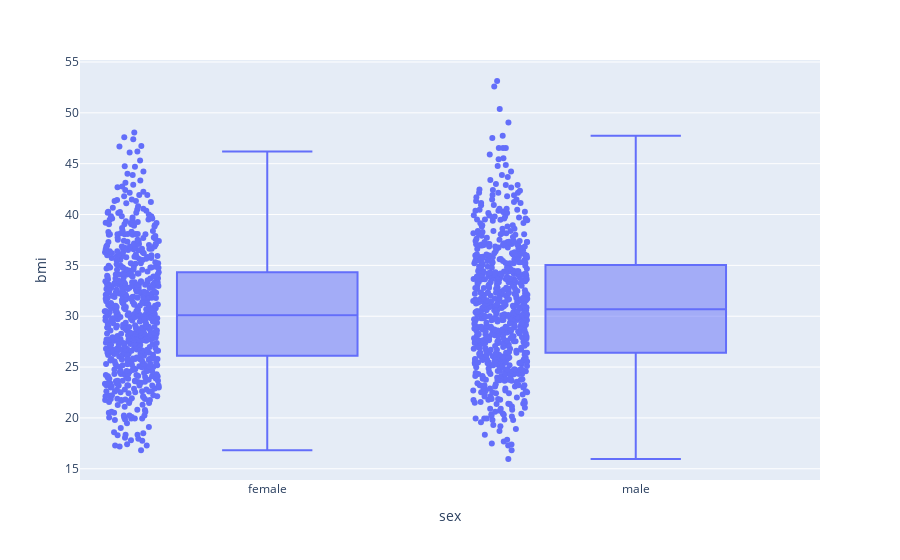

The notebook cell this image was saved under:
### Code cell
fig = px.box(data, x="sex", y="bmi", points="all")
fig.show()

### Figure 1 — Plotly figure (JSON) as saved in the notebook; plotly's stock layout.template omitted (floating-point values rounded to 4 significant figures; data arrays with more than 128 entries replaced by an {"elided": "..."} marker saying what was removed)
{"data": [{"alignmentgroup": "True", "boxpoints": "all", "hovertemplate": "sex=%{x}<br>bmi=%{y}<extra></extra>", "legendgroup": "", "marker": {"color": "#636efa"}, "name": "", "notched": false, "offsetgroup": "", "orientation": "v", "showlegend": false, "type": "box", "x": {"elided": "1338 str values"}, "x0": " ", "xaxis": "x", "y": {"elided": "1338 float values"}, "y0": " ", "yaxis": "y"}], "layout": {"boxmode": "group", "legend": {"tracegroupgap": 0}, "margin": {"t": 60}, "xaxis": {"anchor": "y", "domain": [0, 1], "title": {"text": "sex"}}, "yaxis": {"anchor": "x", "domain": [0, 1], "title": {"text": "bmi"}}}}
